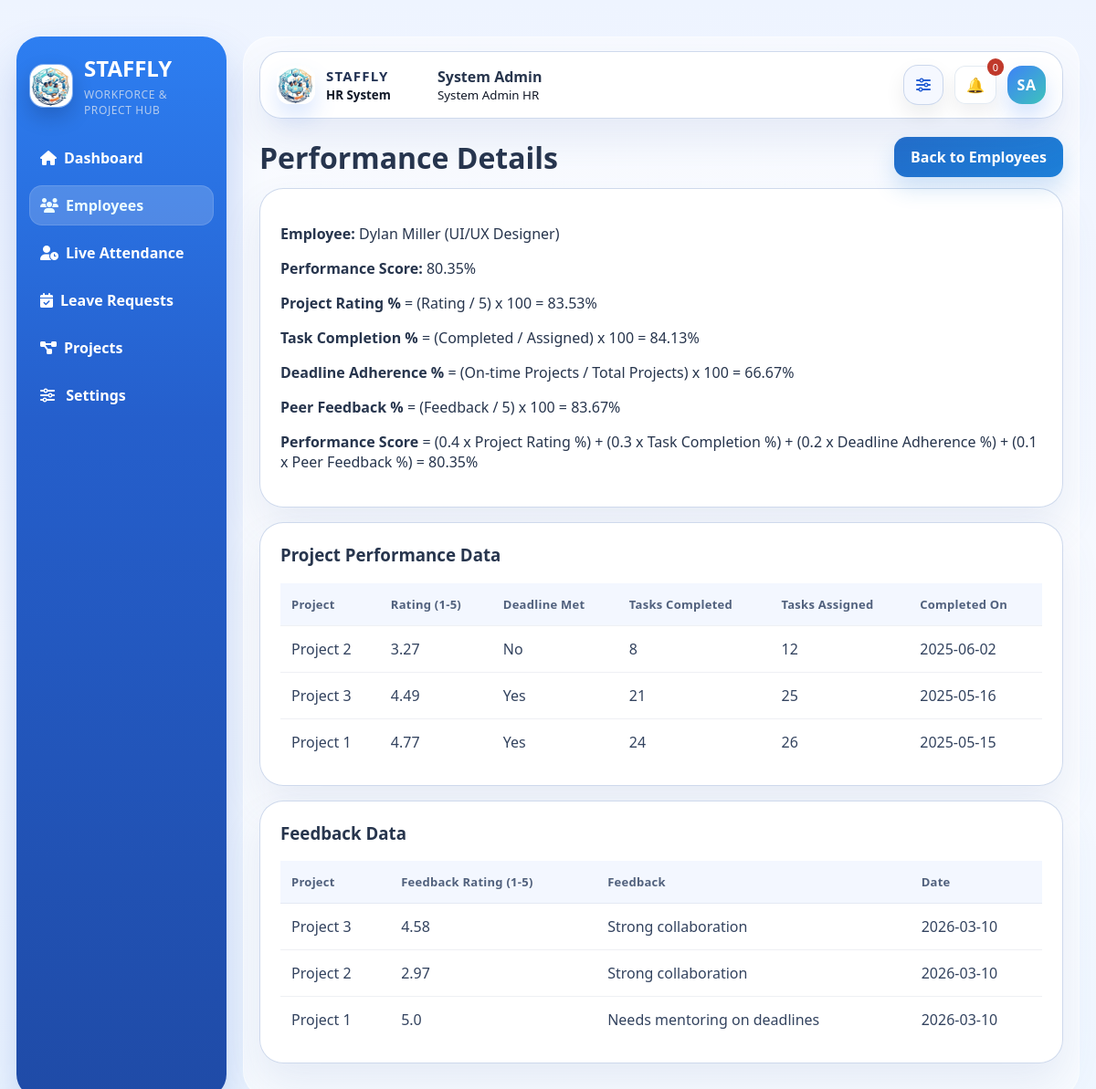
The app's page /employees/8/performance (signed in) with its own data.
### models.py (models this page shows, shortened)
class User(db.Model):
    __tablename__ = "users"
    id = db.Column(db.Integer, primary_key=True)
    name = db.Column(db.String(120), nullable=False)
    email = db.Column(db.String(120), unique=True, nullable=False, index=True)
    password_hash = db.Column(db.String(255), nullable=False)
    role = db.Column(db.String(20), nullable=False, default="Employee")
    position = db.Column(db.String(120), nullable=False, default="Web Developer")
    department = db.Column(db.String(120), nullable=True)
    is_registered = db.Column(db.Boolean, nullable=False, default=False)
    security_code_hash = db.Column(db.String(255), nullable=True)
    project_start_alert = db.Column(db.Boolean, nullable=False, default=True)
    deadline_alert_30 = db.Column(db.Boolean, nullable=False, default=True)
    deadline_alert_15 = db.Column(db.Boolean, nullable=False, default=True)
    deadline_alert_10 = db.Column(db.Boolean, nullable=False, default=True)
    deadline_alert_5 = db.Column(db.Boolean, nullable=False, default=True)
    deadline_alert_1 = db.Column(db.Boolean, nullable=False, default=True)
    skills = db.relationship("Skill", secondary=employee_skills, back_populates="employees")
    resume_skills = db.relationship("Skill", secondary=resume_skills, back_populates="resume_employees")
    notifications = db.relationship("Notification", backref="user", lazy=True, cascade="all, delete-orphan")
    assignments = db.relationship("ProjectAssignment", backref="employee", lazy=True, cascade="all, delete-orphan")
    attendance_records = db.relationship("AttendanceRecord", backref="employee", lazy=True, cascade="all, delete-orphan")
    leave_requests = db.relationship("LeaveRequest", backref="employee", lazy=True, cascade="all, delete-orphan")
    daily_project_reports = db.relationship("DailyProjectReport", backref="employee", lazy=True, cascade="all, delete-orphan")
    past_performance_records = db.relationship(
        "PastProjectPerformance",
        backref="employee",
        lazy=True,
        cascade="all, delete-orphan",
    )
    feedback_records = db.relationship("ProjectFeedback", backref="employee", lazy=True, cascade="all, delete-orphan")

class PastProjectPerformance(db.Model):
    __tablename__ = "past_project_performances"
    id = db.Column(db.Integer, primary_key=True)
    user_id = db.Column(db.Integer, db.ForeignKey("users.id"), nullable=False, index=True)
    project_name = db.Column(db.String(150), nullable=False)
    score = db.Column(db.Float, nullable=False)  # Legacy aggregate score 0..100
    rating = db.Column(db.Float, nullable=False, default=3.0)  # 1..5
    deadline_met = db.Column(db.Boolean, nullable=False, default=True)
    tasks_completed = db.Column(db.Integer, nullable=False, default=0)
    tasks_assigned = db.Column(db.Integer, nullable=False, default=0)
    completed_on = db.Column(db.Date, nullable=False)

class ProjectFeedback(db.Model):
    __tablename__ = "project_feedbacks"
    id = db.Column(db.Integer, primary_key=True)
    user_id = db.Column(db.Integer, db.ForeignKey("users.id"), nullable=False, index=True)
    project_name = db.Column(db.String(150), nullable=False)
    feedback_score = db.Column(db.Float, nullable=False)  # 1..5
    feedback_note = db.Column(db.String(255), nullable=True)
    created_at = db.Column(db.DateTime, default=datetime.utcnow, nullable=False)

### routes/employee_routes.py (the view)
@employee_bp.route("/<int:employee_id>/performance")
@login_required
def performance_detail(employee_id):
    unauthorized_redirect = _authorize_employee_detail_view(employee_id)
    if unauthorized_redirect:
        return unauthorized_redirect
    employee = User.query.get_or_404(employee_id)
    metrics = calculate_performance_metrics(employee)
    project_rows = sorted(
        employee.past_performance_records,
        key=lambda row: row.completed_on,
        reverse=True,
    )
    feedback_rows = sorted(
        employee.feedback_records,
        key=lambda row: row.created_at,
        reverse=True,
    )
    return render_template(
        "employees/performance.html",
        employee=employee,
        performance_metrics=metrics,
        project_rows=project_rows,
        feedback_rows=feedback_rows,
    )

### app.py (called while the page is built, shortened)
def run_daily_automation(force=False):
    global LAST_DAILY_AUTOMATION_RUN
    today = date.today()
    if not force and LAST_DAILY_AUTOMATION_RUN == today:
        return

### routes/auth_routes.py (called while the page is built)
def current_user():
    user_id = session.get("user_id")
    if not user_id:
        return None
    return User.query.get(user_id)

def _admin_user_by_email(email):
    normalized_email = (email or "").strip().lower()
    if not normalized_email:
        return None
    return User.query.filter_by(role="Admin", email=normalized_email).first()

def _admin_setup_complete(email=None):
    if email:
        admin = _admin_user_by_email(email)
        return bool(admin and admin.security_code_hash)
    for admin_email in ADMIN_EMAILS:
        admin = _admin_user_by_email(admin_email)
        if not admin or not admin.security_code_hash:
            return False
    return True

def login_required(view_func):
    @wraps(view_func)
    def wrapped(*args, **kwargs):
        if not current_user():
            flash("Please login first.", "warning")
            return redirect(url_for("auth.home"))
        return view_func(*args, **kwargs)
    return wrapped

@auth_bp.app_context_processor
def inject_auth_context():
    user = current_user()
    unread = 0
    if user:
        unread = Notification.query.filter_by(user_id=user.id, is_read=False).count()
    return {
        "current_user": user,
        "unread_count": unread,
        "admin_recent_login": session.pop("admin_recent_login", False),
        "admin_setup_complete": _admin_setup_complete(),
    }

### routes/employee_routes.py (called while the page is built)
def _authorize_employee_detail_view(employee_id):
    user = current_user()
    if user.role == "Admin":
        return None
    if user.id != employee_id:
        flash("You can only view your own score details.", "warning")
        return redirect(url_for("auth.dashboard"))
    return None

### templates/employees/performance.html (shortened to what this page needs)
{% extends "base.html" %}
{% block content %}
<div class="page-header">
    <h1>Performance Details</h1>
    <a class="btn btn-secondary" href="{{ url_for('employees.list_employees') }}">Back to Employees</a>
</div>
<div class="card">
    <p><strong>Employee:</strong> {{ employee.name }} ({{ employee.position }})</p>
    <p><strong>Performance Score:</strong> {{ performance_metrics.performance_score }}%</p>
    <p><strong>Project Rating %</strong> = (Rating / 5) x 100 = {{ performance_metrics.project_rating_percentage }}%</p>
    <p><strong>Task Completion %</strong> = (Completed / Assigned) x 100 = {{ performance_metrics.task_completion_percentage }}%</p>
    <p><strong>Deadline Adherence %</strong> = (On-time Projects / Total Projects) x 100 = {{ performance_metrics.deadline_adherence_percentage }}%</p>
    <p><strong>Peer Feedback %</strong> = (Feedback / 5) x 100 = {{ performance_metrics.peer_feedback_percentage }}%</p>
    <p><strong>Performance Score</strong> = (0.4 x Project Rating %) + (0.3 x Task Completion %) + (0.2 x Deadline Adherence %) + (0.1 x Peer Feedback %) = {{ performance_metrics.performance_score }}%</p>
</div>
<div class="card">
    <h3>Project Performance Data</h3>
    <table>
        <thead>
            <tr>
                <th>Project</th>
                <th>Rating (1-5)</th>
                <th>Deadline Met</th>
                <th>Tasks Completed</th>
                <th>Tasks Assigned</th>
                <th>Completed On</th>
            </tr>
        </thead>
        <tbody>
            {% for row in project_rows %}
            <tr>
                <td>{{ row.project_name }}</td>
                <td>{{ row.rating }}</td>
                <td>{{ "Yes" if row.deadline_met else "No" }}</td>
                <td>{{ row.tasks_completed }}</td>
                <td>{{ row.tasks_assigned }}</td>
                <td>{{ row.completed_on.strftime('%Y-%m-%d') }}</td>
            </tr>
            {% else %}
            <tr><td colspan="6">No project performance data found.</td></tr>
            {% endfor %}
        </tbody>
    </table>
</div>
<div class="card">
    <h3>Feedback Data</h3>
    <table>
        <thead>
            <tr>
                <th>Project</th>
                <th>Feedback Rating (1-5)</th>
                <th>Feedback</th>
                <th>Date</th>
            </tr>
        </thead>
        <tbody>
            {% for row in feedback_rows %}
            <tr>
                <td>{{ row.project_name }}</td>
                <td>{{ row.feedback_score }}</td>
                <td>{{ row.feedback_note or "-" }}</td>
                <td>{{ row.created_at.strftime('%Y-%m-%d') }}</td>
            </tr>
            {% else %}
            <tr><td colspan="4">No feedback data found.</td></tr>
            {% endfor %}
        </tbody>
    </table>
</div>
{% endblock %}

### templates/base.html (shortened to what this page needs)
﻿<!doctype html>
<html lang="en">
<head>
    <link rel="stylesheet" href="{{ url_for('static', filename='css/style.css') }}">
    <link rel="stylesheet" href="https://cdnjs.cloudflare.com/ajax/libs/font-awesome/6.5.2/css/all.min.css">
</head>
<body data-admin-authenticated="{% if current_user and current_user.role == 'Admin' %}1{% else %}0{% endif %}">
    {% if current_user %}
    <div class="app-layout">
        <aside class="sidebar">
            <div class="brand-lockup">
                <img src="{{ url_for('static', filename='img/staffly-logo.jpeg') }}" alt="STAFFLY logo" class="brand-logo">
                <div class="brand-copy">
                    <h2>STAFFLY</h2>
                    <small>Workforce & Project Hub</small>
                </div>
            </div>
            <nav class="nav-links">
                <a href="{{ url_for('auth.dashboard') }}" class="{% if request.endpoint == 'auth.dashboard' %}active-nav{% endif %}"><i class="fa-solid fa-house"></i>Dashboard</a>
                {% if current_user.role == 'Admin' %}
                <a href="{{ url_for('employees.list_employees') }}" class="{% if request.endpoint in ['employees.list_employees', 'employees.add_employee', 'employees.employee_detail', 'employees.overall_scores_detail', 'employees.attendance_detail', 'employees.performance_detail', 'employees.skill_score_detail', 'employees.employee_project_details'] %}active-nav{% endif %}"><i class="fa-solid fa-users"></i>Employees</a>
                <a href="{{ url_for('employees.live_attendance') }}" class="{% if request.endpoint == 'employees.live_attendance' %}active-nav{% endif %}"><i class="fa-solid fa-user-clock"></i>Live Attendance</a>
                <a href="{{ url_for('employees.admin_leave_requests') }}" class=""><i class="fa-solid fa-calendar-check"></i>Leave Requests</a>
                {% endif %}
                <a href="{{ url_for('projects.list_projects') }}" class=""><i class="fa-solid fa-diagram-project"></i>{% if current_user.role == 'Admin' %}Projects{% else %}My Projects{% endif %}</a>
                <a href="{{ url_for('auth.settings') }}" class="{% if request.endpoint == 'auth.settings' %}active-nav{% endif %}"><i class="fa-solid fa-sliders"></i> Settings</a>
            </nav>
        </aside>
        <main class="main-content">
            <header class="topbar">
                <div class="topbar-brand">
                    <img src="{{ url_for('static', filename='img/staffly-logo.jpeg') }}" alt="STAFFLY logo" class="topbar-brand-logo">
                    <div class="topbar-brand-copy">
                        <strong>STAFFLY</strong>
                        <small>HR System</small>
                    </div>
                </div>
                <div class="topbar-user">
                    <strong>{{ current_user.name }}</strong>
                    {% if current_user.role == 'Admin' %}
                    <small>System Admin HR</small>
                    {% else %}
                    <small>{{ current_user.position }} | {{ current_user.role }}</small>
                    {% endif %}
                </div>
                <div class="topbar-actions">
                    <a class="topbar-icon-btn" href="{{ url_for('auth.settings') }}" title="Open settings" aria-label="Open settings">
                        <i class="fa-solid fa-sliders"></i>
                    </a>
                    <div class="notification-wrapper">
                        <a id="notificationBellLink" class="bell-btn bell-link" href="{{ url_for('projects.notifications_page') }}" title="Open all notifications" aria-label="Open all notifications">🔔</a>
                        <button id="notificationCountBtn" class="notification-count-btn notification-badge-btn" type="button" title="Show unread notifications" aria-label="Show unread notifications">
                            <span id="notificationCount">{{ unread_count }}</span>
                        </button>
                    </div>
                    <div class="profile-menu-wrap">
                    <button id="profileMenuToggle" class="topbar-avatar topbar-avatar-btn" type="button" aria-expanded="false" aria-controls="profileMenuPanel" aria-label="Open profile menu">
                        {{ current_user.name.split()[0][0] }}{% if current_user.name.split()|length > 1 %}{{ current_user.name.split()[-1][0] }}{% endif %}
                    </button>
                    </div>
                </div>
            </header>
            {% block content %}{% endblock %}
        </main>
    </div>
    {% else %}
        {% block public_content %}{% endblock %}
    {% endif %}
</body>
</html>

### records on screen
User: name "System Admin", name "S", name "A"
User: name "Dylan Miller", position "UI/UX Designer"
PastProjectPerformance: project_name "Project 2", rating "3.27", deadline_met "No", tasks_completed "8", tasks_assigned "12", completed_on "2025-06-02"
PastProjectPerformance: project_name "Project 3", rating "4.49", deadline_met "Yes", tasks_completed "21", tasks_assigned "25", completed_on "2025-05-16"
PastProjectPerformance: project_name "Project 1", rating "4.77", deadline_met "Yes", tasks_completed "24", tasks_assigned "26", completed_on "2025-05-15"
ProjectFeedback: project_name "Project 3", feedback_score "4.58", feedback_note "Strong collaboration", created_at "2026-03-10"
ProjectFeedback: project_name "Project 2", feedback_score "2.97", feedback_note "Strong collaboration", created_at "2026-03-10"
ProjectFeedback: project_name "Project 1", feedback_score "5.0", feedback_note "Needs mentoring on deadlines", created_at "2026-03-10"

### other values on screen
{{ unread_count }} "0"
{{ performance_metrics.performance_score }} "80.35"
{{ performance_metrics.project_rating_percentage }} "83.53"
{{ performance_metrics.task_completion_percentage }} "84.13"
{{ performance_metrics.deadline_adherence_percentage }} "66.67"
{{ performance_metrics.peer_feedback_percentage }} "83.67"
